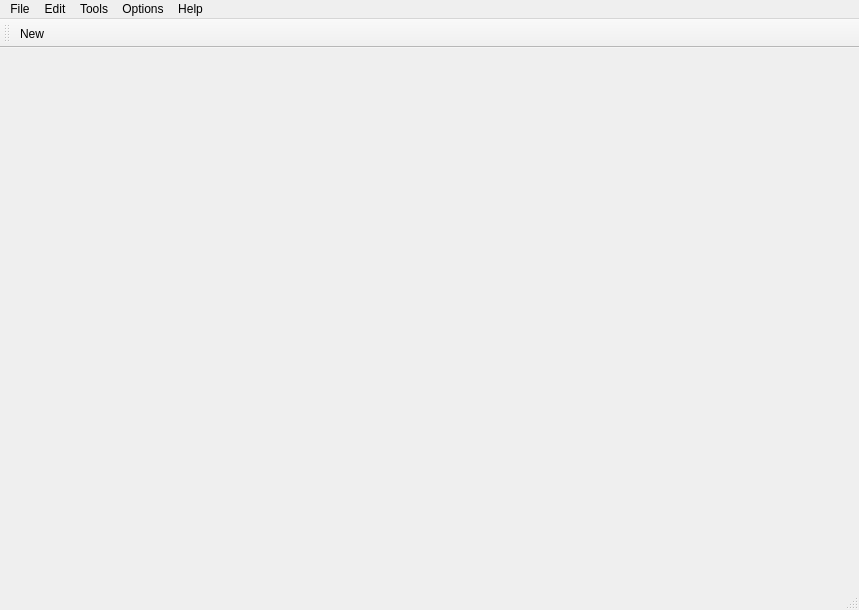
<?xml version="1.0" encoding="UTF-8"?>
<ui version="4.0">
 <class>tw_mainwindow</class>
 <widget class="QMainWindow" name="tw_mainwindow">
  <property name="geometry">
   <rect>
    <x>0</x>
    <y>0</y>
    <width>859</width>
    <height>610</height>
   </rect>
  </property>
  <property name="windowTitle">
   <string>MainWindow</string>
  </property>
  <widget class="spreadsheet" name="centralwidget"/>
  <widget class="QStatusBar" name="statusbar"/>
  <widget class="QMenuBar" name="menuBar">
   <property name="geometry">
    <rect>
     <x>0</x>
     <y>0</y>
     <width>859</width>
     <height>27</height>
    </rect>
   </property>
   <widget class="QMenu" name="menuNew">
    <property name="title">
     <string>File</string>
    </property>
    <addaction name="actionNew"/>
    <addaction name="actionOpen"/>
    <addaction name="actionSave"/>
    <addaction name="actionSave_as"/>
    <addaction name="actionexit"/>
   </widget>
   <widget class="QMenu" name="menuEdit">
    <property name="title">
     <string>Edit</string>
    </property>
   </widget>
   <widget class="QMenu" name="menuTools">
    <property name="title">
     <string>Tools</string>
    </property>
   </widget>
   <widget class="QMenu" name="menuOptions">
    <property name="title">
     <string>Options</string>
    </property>
   </widget>
   <widget class="QMenu" name="menuHelp">
    <property name="title">
     <string>Help</string>
    </property>
   </widget>
   <addaction name="menuNew"/>
   <addaction name="menuEdit"/>
   <addaction name="menuTools"/>
   <addaction name="menuOptions"/>
   <addaction name="menuHelp"/>
  </widget>
  <widget class="QToolBar" name="toolBar">
   <property name="windowTitle">
    <string>toolBar</string>
   </property>
   <attribute name="toolBarArea">
    <enum>TopToolBarArea</enum>
   </attribute>
   <attribute name="toolBarBreak">
    <bool>false</bool>
   </attribute>
   <addaction name="actionNew"/>
  </widget>
  <action name="actionnew">
   <property name="icon">
    <iconset theme="QIcon::ThemeIcon::FolderNew"/>
   </property>
   <property name="text">
    <string>new</string>
   </property>
  </action>
  <action name="actionopen">
   <property name="icon">
    <iconset theme="QIcon::ThemeIcon::DocumentOpen"/>
   </property>
   <property name="text">
    <string>open</string>
   </property>
   <property name="shortcut">
    <string>Ctrl+V, Ctrl+V, Ctrl+S, Ctrl+S</string>
   </property>
  </action>
  <action name="actionopen_folder">
   <property name="icon">
    <iconset theme="QIcon::ThemeIcon::FormatIndentMore"/>
   </property>
   <property name="text">
    <string>open folder</string>
   </property>
  </action>
  <action name="actionNew">
   <property name="icon">
    <iconset theme="QIcon::ThemeIcon::DocumentNew"/>
   </property>
   <property name="text">
    <string>New</string>
   </property>
   <property name="shortcut">
    <string>Ctrl+N</string>
   </property>
  </action>
  <action name="actionOpen">
   <property name="icon">
    <iconset theme="QIcon::ThemeIcon::DocumentOpen"/>
   </property>
   <property name="text">
    <string>Open</string>
   </property>
   <property name="shortcut">
    <string>Ctrl+O</string>
   </property>
  </action>
  <action name="actionSave">
   <property name="icon">
    <iconset theme="QIcon::ThemeIcon::DocumentSave"/>
   </property>
   <property name="text">
    <string>Save</string>
   </property>
   <property name="shortcut">
    <string>Ctrl+S</string>
   </property>
  </action>
  <action name="actionSave_as">
   <property name="icon">
    <iconset theme="QIcon::ThemeIcon::DocumentSaveAs"/>
   </property>
   <property name="text">
    <string>Save as</string>
   </property>
   <property name="shortcut">
    <string>Ctrl+Shift+S</string>
   </property>
  </action>
  <action name="actionexit">
   <property name="icon">
    <iconset theme="QIcon::ThemeIcon::SystemShutdown"/>
   </property>
   <property name="text">
    <string>exit</string>
   </property>
   <property name="shortcut">
    <string>Ctrl+E</string>
   </property>
  </action>
 </widget>
 <customwidgets>
  <customwidget>
   <class>spreadsheet</class>
   <extends>QWidget</extends>
   <header>spreadsheet.h</header>
   <container>1</container>
  </customwidget>
 </customwidgets>
 <resources/>
 <connections/>
</ui>
